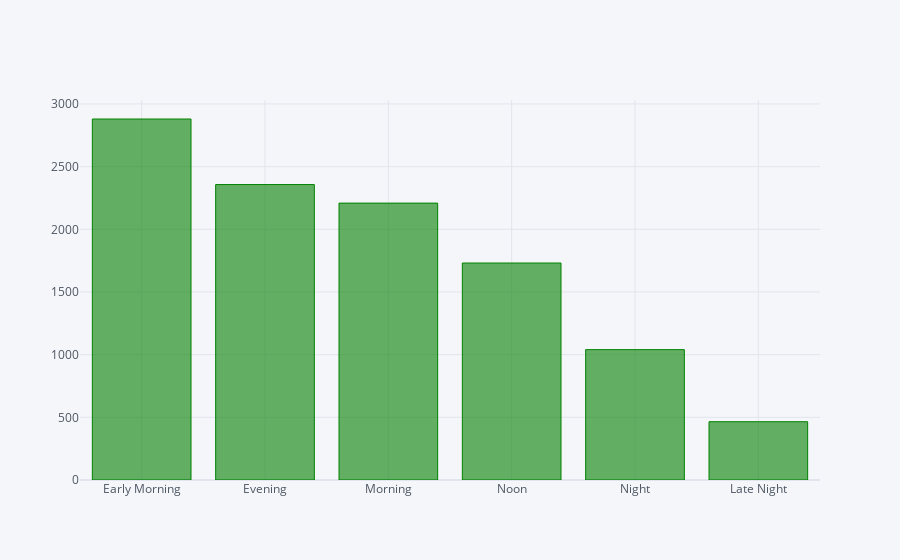

Notebook code cell kept with this figure:
### Code cell
data["Dep_Time_hour"].apply(flight_dep_time).value_counts().iplot(kind="bar",color="green")

### Figure 1 — Plotly figure (JSON) as saved in the notebook; plotly's stock layout.template omitted (floating-point values rounded to 4 significant figures)
{"data": [{"marker": {"color": "rgba(0, 128, 0, 0.6)", "line": {"color": "rgba(0, 128, 0, 1.0)", "width": 1}}, "name": "Dep_Time_hour", "orientation": "v", "text": "", "type": "bar", "x": ["Early Morning", "Evening", "Morning", "Noon", "Night", "Late Night"], "y": [2880, 2357, 2209, 1731, 1040, 465]}], "layout": {"legend": {"bgcolor": "#F5F6F9", "font": {"color": "#4D5663"}}, "paper_bgcolor": "#F5F6F9", "plot_bgcolor": "#F5F6F9", "title": {"font": {"color": "#4D5663"}}, "xaxis": {"gridcolor": "#E1E5ED", "showgrid": true, "tickfont": {"color": "#4D5663"}, "title": {"font": {"color": "#4D5663"}, "text": ""}, "zerolinecolor": "#E1E5ED"}, "yaxis": {"gridcolor": "#E1E5ED", "showgrid": true, "tickfont": {"color": "#4D5663"}, "title": {"font": {"color": "#4D5663"}, "text": ""}, "zerolinecolor": "#E1E5ED"}}}
